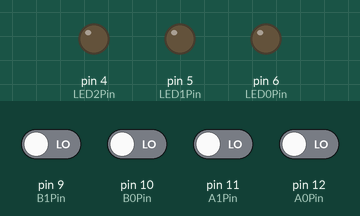
Recording of a sketch running on a simulated Arduino Uno, built with avr-gcc and run on an emulated ATmega328P. On the bench: output pins drawn as LEDs (lit = HIGH). Inputs (shaded band) come from the test bench; at power-on: pin 9 (B1Pin), pin 10 (B0Pin), pin 11 (A1Pin), pin 12 (A0Pin) LOW.

Above: at 1.2 s.
1.3 s: pin 9 (B1Pin) driven HIGH
At 2.6 s:
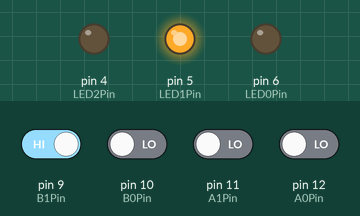
4.3 s: pin 11 (A1Pin) driven HIGH
At 5.0 s:
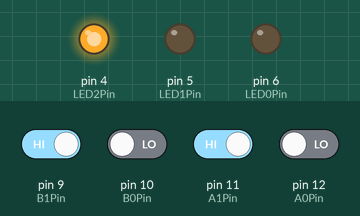
5.8 s: pin 9 (B1Pin) driven LOW
At 6.6 s:
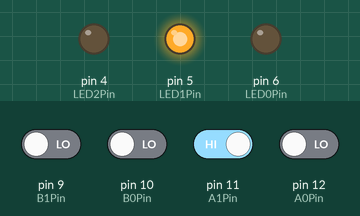
7.3 s: pin 12 (A0Pin) driven HIGH
At 9.4 s:
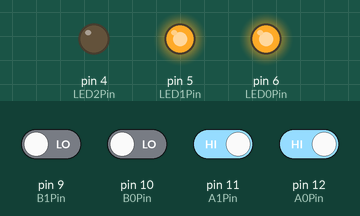
9.7 s: pin 10 (B0Pin) driven HIGH
At 10.3 s:
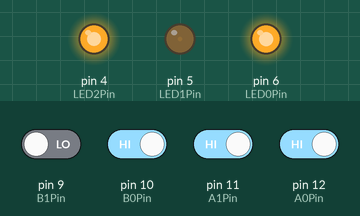
11.2 s: pin 11 (A1Pin) driven LOW
At 11.9 s:
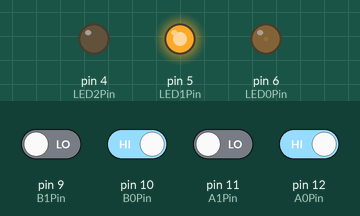
Timing chart, 0 to 14.2 s (numbered marks = the images above; inputs shaded):
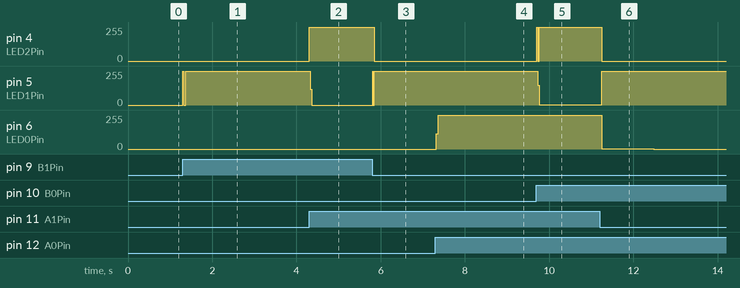

The sketch:

2-bit_adder.ino
```cpp
int A0Pin = 12;
int A1Pin = 11;
int B0Pin = 10;
int B1Pin = 9;

int LED0Pin = 6;
int LED1Pin = 5;
int LED2Pin = 4;

void setup()
{
  pinMode(A0Pin, INPUT);
  pinMode(A1Pin, INPUT);
  pinMode(B0Pin, INPUT);
  pinMode(B1Pin, INPUT);

  pinMode(LED0Pin, OUTPUT);
  pinMode(LED1Pin, OUTPUT);
  pinMode(LED2Pin, OUTPUT);
}

void loop()
{
  int b1Value = digitalRead(A0Pin);
  int b2Value = digitalRead(A1Pin);
  int b3Value = digitalRead(B0Pin);
  int b4Value = digitalRead(B1Pin);

  digitalWrite(LED0Pin, LOW);
  digitalWrite(LED1Pin, LOW);
  digitalWrite(LED2Pin, LOW);

  if (b1Value == HIGH)
  {
    digitalWrite(LED0Pin,HIGH);
    digitalWrite(LED1Pin,LOW);
    digitalWrite(LED2Pin,LOW);
  }
  if (b2Value == HIGH)
  {
    digitalWrite(LED0Pin,HIGH);
    digitalWrite(LED1Pin,LOW);
    digitalWrite(LED2Pin,LOW);
  }
  if (b3Value == HIGH)
  {
    digitalWrite(LED0Pin,HIGH);
    digitalWrite(LED1Pin,LOW);
    digitalWrite(LED2Pin,LOW);
  }
    if (b4Value == HIGH)
  {
    digitalWrite(LED0Pin,HIGH);
    digitalWrite(LED1Pin,LOW);
    digitalWrite(LED2Pin,LOW);
  }
  if(b1Value == HIGH && b3Value == HIGH )
  {
    digitalWrite(LED0Pin,LOW);
    digitalWrite(LED1Pin,HIGH);
    digitalWrite(LED2Pin,LOW);
  }
  if(b2Value == HIGH && b4Value == HIGH )
  {
    digitalWrite(LED0Pin,LOW);
    digitalWrite(LED1Pin,LOW);
    digitalWrite(LED2Pin,HIGH);
  }
  if(b2Value == HIGH && b3Value == LOW && b4Value == LOW)
  {
   digitalWrite(LED0Pin,LOW);
   digitalWrite(LED1Pin,HIGH);
   digitalWrite(LED2Pin,LOW);
  }
    if(b1Value == LOW && b2Value == LOW && b4Value == HIGH)
  {
    digitalWrite(LED0Pin,LOW);
    digitalWrite(LED1Pin,HIGH);
    digitalWrite(LED2Pin,LOW);
  }
  if(b1Value == HIGH && b2Value == HIGH)
  {
    digitalWrite(LED0Pin,HIGH);
    digitalWrite(LED1Pin,HIGH);
    digitalWrite(LED2Pin,LOW);
  }
  if(b3Value == HIGH && b4Value == HIGH)
  {
    digitalWrite(LED0Pin,LOW);
    digitalWrite(LED1Pin,HIGH);
    digitalWrite(LED2Pin,LOW);
  }
  if(b1Value == HIGH && b2Value == HIGH && b4Value == HIGH)
  {
    digitalWrite(LED0Pin,LOW);
    digitalWrite(LED1Pin,LOW);
    digitalWrite(LED2Pin,HIGH);
   }
   if(b2Value == HIGH && b4Value == HIGH && b2Value == HIGH)
  {
    digitalWrite(LED0Pin,LOW);
    digitalWrite(LED1Pin,LOW);
    digitalWrite(LED2Pin,HIGH);
  }
  if(b1Value == HIGH && b2Value == HIGH && b3Value == HIGH)
  {
    digitalWrite(LED0Pin,HIGH);
    digitalWrite(LED1Pin,LOW);
    digitalWrite(LED2Pin,HIGH);
  }
   if(b3Value == HIGH && b4Value == HIGH && b1Value == HIGH)
  {
    digitalWrite(LED0Pin,HIGH);
    digitalWrite(LED1Pin,LOW);
    digitalWrite(LED2Pin,HIGH);
  }
  if(b1Value == HIGH && b2Value ==
     HIGH && b3Value == HIGH && b4Value == HIGH)
  {
    digitalWrite(LED0Pin,LOW);
    digitalWrite(LED1Pin,HIGH);
    digitalWrite(LED2Pin,HIGH);
  }
  delay(10);
}
```

Measured:
- after the input at 1.3 s, pin 5 (LED1Pin): 0/255 → 254/255 at once, → 255/255 1.6 s later
- after the input at 4.3 s, pin 4 (LED2Pin): 0/255 → 255/255 at once; pin 5 (LED1Pin): 255/255 → 0/255 at once
- after the input at 5.8 s, pin 4 (LED2Pin): 255/255 → 0/255 after 0.05 s; pin 5 (LED1Pin): 0/255 → 255/255 at once
- after the input at 7.3 s, pin 6 (LED0Pin): 0/255 → 254/255 at once, → 255/255 0.92 s later
- after the input at 9.7 s, pin 4 (LED2Pin): 0/255 → 253/255 at once; pin 5 (LED1Pin): 255/255 → 1/255 at once
- after the input at 11.2 s, pin 4 (LED2Pin): 253/255 → 0/255 after 0.05 s; pin 5 (LED1Pin): 1/255 → 252/255 after 0.05 s; pin 6 (LED0Pin): 255/255 → 3/255 after 0.05 s, → 0/255 1.2 s later
